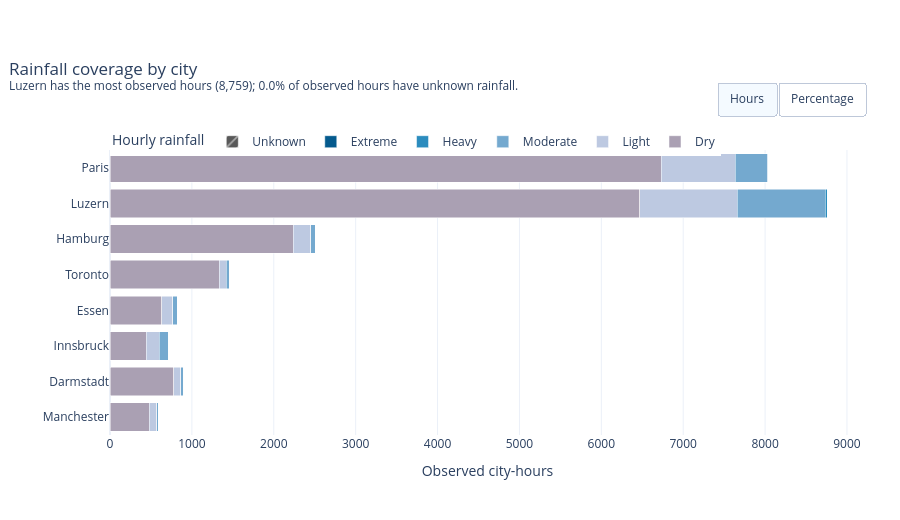

Notebook code for this chart:
### Markdown cell above
### Rainfall coverage

Bar length shows the observed city-hours in each rainfall class. Start with **Hours** to compare coverage, then choose **Percentage** to compare rainfall composition within each city. Hover displays the count and share. A hatch identifies explicitly missing precipitation. The dry class can include zeros imputed before export.

### Code cell
coverage_fig.show()

### Figure 1 — Plotly figure (JSON) as saved in the notebook; plotly's stock layout.template omitted (floating-point values rounded to 4 significant figures)
{"data": [{"customdata": [[6733, 83.79], [6468, 73.84], [2237, 89.19], [1334, 91.12], [630, 76.46], [442, 61.39], [779, 86.56], [481, 81.8]], "hovertemplate": "%{y}<br>Dry: %{customdata[0]:,.0f} observed city-hours<br>%{customdata[1]:.1f}% of this city's observed hours<br>Unknown weather is not classified as dry.<extra></extra>", "marker": {"color": "#aaa0b3", "pattern": {"shape": ""}}, "name": "Dry", "orientation": "h", "type": "bar", "x": [6733, 6468, 2237, 1334, 630, 442, 779, 481], "y": ["Paris", "Luzern", "Hamburg", "Toronto", "Essen", "Innsbruck", "Darmstadt", "Manchester"]}, {"customdata": [[901, 11.21], [1193, 13.62], [214, 8.533], [83, 5.669], [135, 16.38], [159, 22.08], [82, 9.111], [87, 14.8]], "hovertemplate": "%{y}<br>Light: %{customdata[0]:,.0f} observed city-hours<br>%{customdata[1]:.1f}% of this city's observed hours<br>Unknown weather is not classified as dry.<extra></extra>", "marker": {"color": "#bdc9e1", "pattern": {"shape": ""}}, "name": "Light", "orientation": "h", "type": "bar", "x": [901, 1193, 214, 83, 135, 159, 82, 87], "y": ["Paris", "Luzern", "Hamburg", "Toronto", "Essen", "Innsbruck", "Darmstadt", "Manchester"]}, {"customdata": [[400, 4.978], [1075, 12.27], [57, 2.273], [46, 3.142], [58, 7.039], [119, 16.53], [39, 4.333], [20, 3.401]], "hovertemplate": "%{y}<br>Moderate: %{customdata[0]:,.0f} observed city-hours<br>%{customdata[1]:.1f}% of this city's observed hours<br>Unknown weather is not classified as dry.<extra></extra>", "marker": {"color": "#74a9cf", "pattern": {"shape": ""}}, "name": "Moderate", "orientation": "h", "type": "bar", "x": [400, 1075, 57, 46, 58, 119, 39, 20], "y": ["Paris", "Luzern", "Hamburg", "Toronto", "Essen", "Innsbruck", "Darmstadt", "Manchester"]}, {"customdata": [[2, 0.02489], [23, 0.2626], [0, 0], [1, 0.06831], [1, 0.1214], [0, 0], [0, 0], [0, 0]], "hovertemplate": "%{y}<br>Heavy: %{customdata[0]:,.0f} observed city-hours<br>%{customdata[1]:.1f}% of this city's observed hours<br>Unknown weather is not classified as dry.<extra></extra>", "marker": {"color": "#2b8cbe", "pattern": {"shape": ""}}, "name": "Heavy", "orientation": "h", "type": "bar", "x": [2, 23, 0, 1, 1, 0, 0, 0], "y": ["Paris", "Luzern", "Hamburg", "Toronto", "Essen", "Innsbruck", "Darmstadt", "Manchester"]}, {"customdata": [[0, 0], [0, 0], [0, 0], [0, 0], [0, 0], [0, 0], [0, 0], [0, 0]], "hovertemplate": "%{y}<br>Extreme: %{customdata[0]:,.0f} observed city-hours<br>%{customdata[1]:.1f}% of this city's observed hours<br>Unknown weather is not classified as dry.<extra></extra>", "marker": {"color": "#045a8d", "pattern": {"shape": ""}}, "name": "Extreme", "orientation": "h", "type": "bar", "x": [0, 0, 0, 0, 0, 0, 0, 0], "y": ["Paris", "Luzern", "Hamburg", "Toronto", "Essen", "Innsbruck", "Darmstadt", "Manchester"]}, {"customdata": [[0, 0], [0, 0], [0, 0], [0, 0], [0, 0], [0, 0], [0, 0], [0, 0]], "hovertemplate": "%{y}<br>Unknown: %{customdata[0]:,.0f} observed city-hours<br>%{customdata[1]:.1f}% of this city's observed hours<br>Unknown weather is not classified as dry.<extra></extra>", "marker": {"color": "#595959", "pattern": {"shape": "/"}}, "name": "Unknown", "orientation": "h", "type": "bar", "x": [0, 0, 0, 0, 0, 0, 0, 0], "y": ["Paris", "Luzern", "Hamburg", "Toronto", "Essen", "Innsbruck", "Darmstadt", "Manchester"]}], "layout": {"barmode": "stack", "height": 520, "legend": {"orientation": "h", "title": {"text": "Hourly rainfall"}, "y": 1.08}, "margin": {"b": 85, "l": 110, "r": 35, "t": 150}, "title": {"text": "Rainfall coverage by city<br><sup>Luzern has the most observed hours (8,759); 0.0% of observed hours have unknown rainfall.</sup>", "x": 0.01, "xanchor": "left"}, "updatemenus": [{"buttons": [{"args": [{"hovertemplate": ["%{y}<br>Dry: %{customdata[0]:,.0f} observed city-hours<br>%{customdata[1]:.1f}% of this city's observed hours<br>Unknown weather is not classified as dry.<extra></extra>", "%{y}<br>Light: %{customdata[0]:,.0f} observed city-hours<br>%{customdata[1]:.1f}% of this city's observed hours<br>Unknown weather is not classified as dry.<extra></extra>", "%{y}<br>Moderate: %{customdata[0]:,.0f} observed city-hours<br>%{customdata[1]:.1f}% of this city's observed hours<br>Unknown weather is not classified as dry.<extra></extra>", "%{y}<br>Heavy: %{customdata[0]:,.0f} observed city-hours<br>%{customdata[1]:.1f}% of this city's observed hours<br>Unknown weather is not classified as dry.<extra></extra>", "%{y}<br>Extreme: %{customdata[0]:,.0f} observed city-hours<br>%{customdata[1]:.1f}% of this city's observed hours<br>Unknown weather is not classified as dry.<extra></extra>", "%{y}<br>Unknown: %{customdata[0]:,.0f} observed city-hours<br>%{customdata[1]:.1f}% of this city's observed hours<br>Unknown weather is not classified as dry.<extra></extra>"], "x": [[6733, 6468, 2237, 1334, 630, 442, 779, 481], [901, 1193, 214, 83, 135, 159, 82, 87], [400, 1075, 57, 46, 58, 119, 39, 20], [2, 23, 0, 1, 1, 0, 0, 0], [0, 0, 0, 0, 0, 0, 0, 0], [0, 0, 0, 0, 0, 0, 0, 0]]}, {"xaxis.autorange": true, "xaxis.ticksuffix": "", "xaxis.title.text": "Observed city-hours"}], "label": "Hours", "method": "update"}, {"args": [{"hovertemplate": ["%{y}<br>Dry: %{customdata[1]:.1f}% of this city's observed hours<br>Equivalent to %{customdata[0]:,.0f} observed city-hours<br>Unknown weather is not classified as dry.<extra></extra>", "%{y}<br>Light: %{customdata[1]:.1f}% of this city's observed hours<br>Equivalent to %{customdata[0]:,.0f} observed city-hours<br>Unknown weather is not classified as dry.<extra></extra>", "%{y}<br>Moderate: %{customdata[1]:.1f}% of this city's observed hours<br>Equivalent to %{customdata[0]:,.0f} observed city-hours<br>Unknown weather is not classified as dry.<extra></extra>", "%{y}<br>Heavy: %{customdata[1]:.1f}% of this city's observed hours<br>Equivalent to %{customdata[0]:,.0f} observed city-hours<br>Unknown weather is not classified as dry.<extra></extra>", "%{y}<br>Extreme: %{customdata[1]:.1f}% of this city's observed hours<br>Equivalent to %{customdata[0]:,.0f} observed city-hours<br>Unknown weather is not classified as dry.<extra></extra>", "%{y}<br>Unknown: %{customdata[1]:.1f}% of this city's observed hours<br>Equivalent to %{customdata[0]:,.0f} observed city-hours<br>Unknown weather is not classified as dry.<extra></extra>"], "x": [[83.79, 73.84, 89.19, 91.12, 76.46, 61.39, 86.56, 81.8], [11.21, 13.62, 8.533, 5.669, 16.38, 22.08, 9.111, 14.8], [4.978, 12.27, 2.273, 3.142, 7.039, 16.53, 4.333, 3.401], [0.02489, 0.2626, 0, 0.06831, 0.1214, 0, 0, 0], [0, 0, 0, 0, 0, 0, 0, 0], [0, 0, 0, 0, 0, 0, 0, 0]]}, {"xaxis.autorange": false, "xaxis.range": [0, 100], "xaxis.ticksuffix": "%", "xaxis.title.text": "Share of observed city-hours (%)"}], "label": "Percentage", "method": "update"}], "direction": "right", "showactive": true, "type": "buttons", "x": 1, "xanchor": "right", "y": 1.24}], "xaxis": {"title": {"text": "Observed city-hours"}}, "yaxis": {"autorange": "reversed"}}}
